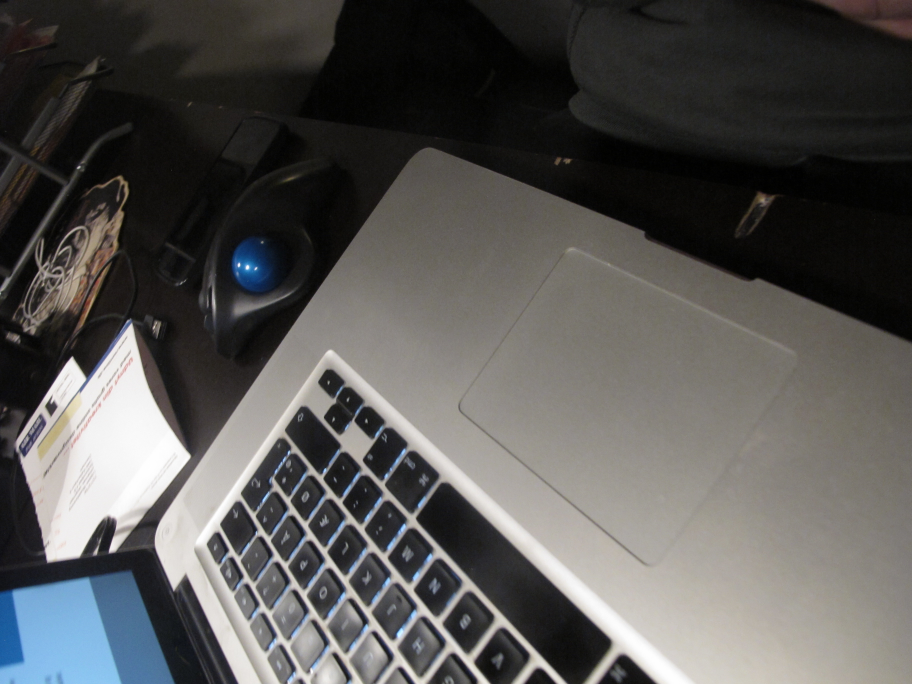
#> input picture photobooth/pics/IMG_0001 2.JPG, 3648 x 2736 px, given in place of test.jpg, which was not available (shown at 1/4 size)
$ python Printer.py 'pics/IMG_0001 2.JPG'   (Python 2 division)
#> lines starting #> are read from the running program, lines starting #| are printed output that depends on the picture; pictures that were not available may be replaced by others from this repository, and a replacement may not be noted
#!/usr/bin/env python
#coding=utf-8

import serial, time

#===========================================================#
# RASPBERRY PI (tested with Raspbian Jan 2012):
# - Ensure that ttyAMA0 is not used for serial console access:
# edit /boot/cmdline.txt (remove all name-value pairs containing
# ttyAMA0) and comment out last line in /etc/inittab.
# - Fix user permissions with "sudo usermod -a -G dialout pi"
# - Reboot
# - Ensure that the SERIALPORT setting is correct below
#
# BEAGLE BONE: v
# Mux settings (Ängström 2012.05, also work on ubuntu 12.04):
# echo 1 > /sys/kernel/debug/omap_mux/spi0_sclk
# echo 1 > /sys/kernel/debug/omap_mux/spi0_d0
#===========================================================#


class ThermalPrinter(object):
    """

        Thermal printing library that controls the "micro panel thermal printer" sold in
        shops like Adafruit and Sparkfun (e.g. http://www.adafruit.com/products/597).
        Mostly ported from Ladyada's Arduino library
        (https://github.com/adafruit/Adafruit-Thermal-Printer-Library) to run on
        BeagleBone and Raspberry Pi.

        Currently handles printing image data and text, but the rest of the
        built-in functionality like underlining and barcodes are trivial
        to port to Python when needed.

        If on BeagleBone or similar device, remember to set the mux settings
        or change the UART you are using. See the beginning of this file for
        default setup.

        Thanks to Matt Richardson for the initial pointers on controlling the
        device via Python.

        @author: Lauri Kainulainen

    """

    # default serial port for the Beagle Bone
    #SERIALPORT = '/dev/ttyO2'
    # this might work better on a Raspberry Pi
    SERIALPORT = '/dev/ttyAMA0'

    BAUDRATE = 19200
    TIMEOUT = 3

    # pixels with more color value (average for multiple channels) are counted as white
    # tweak this if your images appear too black or too white
    black_threshold = 48
    # pixels with less alpha than this are counted as white
    alpha_threshold = 127

    printer = None

    _ESC = chr(27)

    # These values (including printDensity and printBreaktime) are taken from
    # lazyatom's Adafruit-Thermal-Library branch and seem to work nicely with bitmap
    # images. Changes here can cause symptoms like images printing out as random text.
    # Play freely, but remember the working values.
    # https://github.com/adafruit/Adafruit-Thermal-Printer-Library/blob/0cc508a9566240e5e5bac0fa28714722875cae69/Thermal.cpp

    # Set "max heating dots", "heating time", "heating interval"
    # n1 = 0-255 Max printing dots, Unit (8dots), Default: 7 (64 dots)
    # n2 = 3-255 Heating time, Unit (10us), Default: 80 (800us)
    # n3 = 0-255 Heating interval, Unit (10us), Default: 2 (20us)
    # The more max heating dots, the more peak current will cost
    # when printing, the faster printing speed. The max heating
    # dots is 8*(n1+1). The more heating time, the more density,
    # but the slower printing speed. If heating time is too short,
    # blank page may occur. The more heating interval, the more
    # clear, but the slower printing speed.

    def __init__(self, heatTime=80, heatInterval=2, heatingDots=7, serialport=SERIALPORT):
#> further down, i is the input picture: PIL image 3648x2736 RGB; mean R, G, B 86.8, 85.8, 84.1
        self.printer = serial.Serial(serialport, self.BAUDRATE, timeout=self.TIMEOUT)
        self.printer.write(self._ESC) # ESC - command
        self.printer.write(chr(64)) # @   - initialize
        self.printer.write(self._ESC) # ESC - command
        self.printer.write(chr(55)) # 7   - print settings
        self.printer.write(chr(heatingDots))  # Heating dots (20=balance of darkness vs no jams) default = 20
        self.printer.write(chr(heatTime)) # heatTime Library default = 255 (max)
        self.printer.write(chr(heatInterval)) # Heat interval (500 uS = slower, but darker) default = 250

        # Description of print density from page 23 of the manual:
        # DC2 # n Set printing density
        # Decimal: 18 35 n
        # D4..D0 of n is used to set the printing density. Density is 50% + 5% * n(D4-D0) printing density.
        # D7..D5 of n is used to set the printing break time. Break time is n(D7-D5)*250us.
        printDensity = 15 # 120% (? can go higher, text is darker but fuzzy)
        printBreakTime = 15 # 500 uS
        self.printer.write(chr(18))
        self.printer.write(chr(35))
        self.printer.write(chr((printDensity << 4) | printBreakTime))

    def reset(self):
        self.printer.write(self._ESC)
        self.printer.write(chr(64))

    def linefeed(self):
        self.printer.write(chr(10))

    # [144 lines left out: functions justify, bold_off, bold_on, font_b_off, font_b_on, underline_off and 11 more, not called in this run]

    def convert_pixel_array_to_binary(self, pixels, w, h):
        """ Convert the pixel array into a black and white plain list of 1's and 0's
            width is enforced to 384 and padded with white if needed. """
        black_and_white_pixels = [1] * 384 * h
        if w > 384:
            print "Bitmap width too large: %s. Needs to be under 384" % w
            return False
        elif w < 384:
            print "Bitmap under 384 (%s), padding the rest with white" % w

        print "Bitmap size", w

        if type(pixels[0]) == int: # single channel
            print " => single channel"
            for i, p in enumerate(pixels):
                if p < self.black_threshold:
                    black_and_white_pixels[i % w + i / w * 384] = 0
                else:
                    black_and_white_pixels[i % w + i / w * 384] = 1
        elif type(pixels[0]) in (list, tuple) and len(pixels[0]) == 3: # RGB
            print " => RGB channel"
            for i, p in enumerate(pixels):
                if sum(p[0:2]) / 3.0 < self.black_threshold:
                    black_and_white_pixels[i % w + i / w * 384] = 0
                else:
                    black_and_white_pixels[i % w + i / w * 384] = 1
        elif type(pixels[0]) in (list, tuple) and len(pixels[0]) == 4: # RGBA
            print " => RGBA channel"
            for i, p in enumerate(pixels):
                if sum(p[0:2]) / 3.0 < self.black_threshold and p[3] > self.alpha_threshold:
                    black_and_white_pixels[i % w + i / w * 384] = 0
                else:
                    black_and_white_pixels[i % w + i / w * 384] = 1
        else:
            print "Unsupported pixels array type. Please send plain list (single channel, RGB or RGBA)"
            print "Type pixels[0]", type(pixels[0]), "haz", pixels[0]
            return False

        return black_and_white_pixels


    def print_bitmap(self, pixels, w, h, output_png=False):
        """ Best to use images that have a pixel width of 384 as this corresponds
            to the printer row width.

            pixels = a pixel array. RGBA, RGB, or one channel plain list of values (ranging from 0-255).
            w = width of image
            h = height of image
            if "output_png" is set, prints an "print_bitmap_output.png" in the same folder using the same
            thresholds as the actual printing commands. Useful for seeing if there are problems with the
            original image (this requires PIL).

            Example code with PIL:
                import Image, ImageDraw
                i = Image.open("lammas_grayscale-bw.png")
                data = list(i.getdata())
                w, h = i.size
                p.print_bitmap(data, w, h)
        """
        counter = 0
        if output_png:
            import Image, ImageDraw
            test_img = Image.new('RGB', (384, h))
            draw = ImageDraw.Draw(test_img)

        self.linefeed()
        print "binary start"
        black_and_white_pixels = self.convert_pixel_array_to_binary(pixels, w, h)
        print_bytes = []
        print "binary end"

        # read the bytes into an array
        for rowStart in xrange(0, h, 256):
            chunkHeight = 255 if (h - rowStart) > 255 else h - rowStart
            print_bytes += (18, 42, chunkHeight, 48)

            for i in xrange(0, 48 * chunkHeight, 1):
                # read one byte in
                byt = 0
                for xx in xrange(8):
                    pixel_value = black_and_white_pixels[counter]
                    counter += 1
                    # check if this is black
                    if pixel_value == 0:
                        byt += 1 << (7 - xx)
                        if output_png: draw.point((counter % 384, round(counter / 384)), fill=(0, 0, 0))
                    # it's white
                    else:
                        if output_png: draw.point((counter % 384, round(counter / 384)), fill=(255, 255, 255))

                print_bytes.append(byt)

        # output the array all at once to the printer
        # might be better to send while printing when dealing with
        # very large arrays...
        print "starting transmit"
        for b in print_bytes:
            self.printer.write(chr(b))

        if output_png:
            test_print = open('print-output.png', 'wb')
            test_img.save(test_print, 'PNG')
            print "output saved to %s" % test_print.name
            test_print.close()


    def resize(self,image):
        import ImageOps
        width,height=image.size
#> width = 3648; height = 2736

        image=image.crop(((width/2)-(height/2),0,(width/2)+(height/2),height))
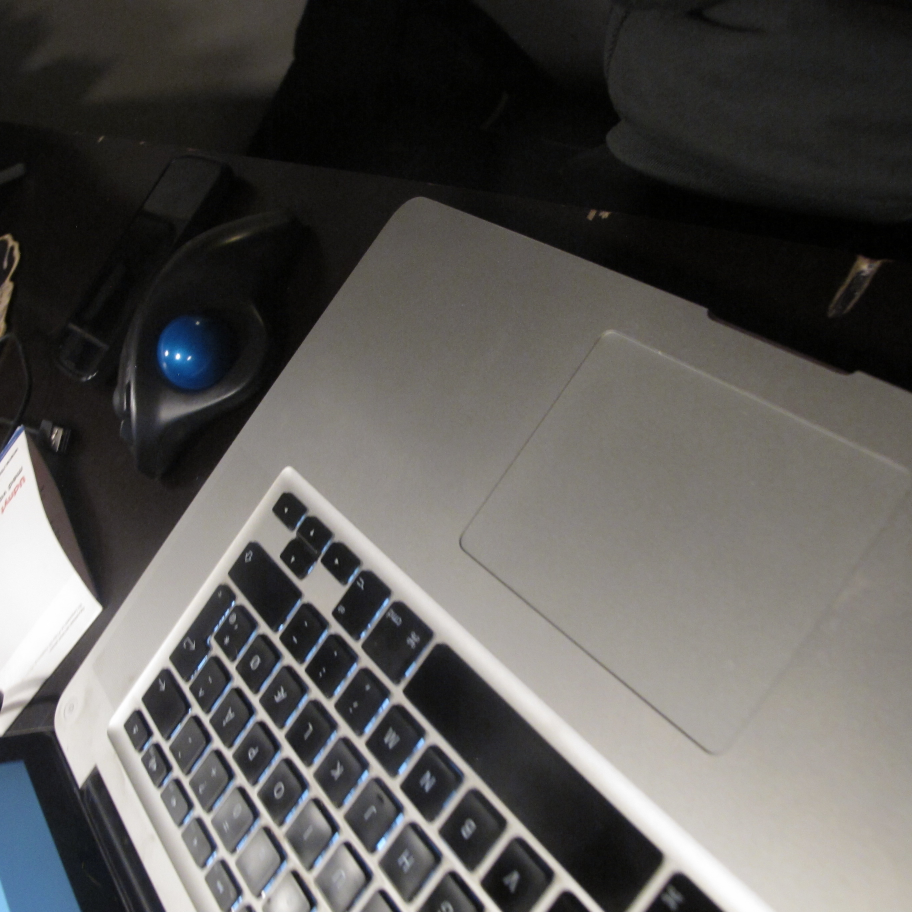
#> image: PIL image 2736x2736 RGB (shown at 1/3 size); mean R, G, B 88.8, 87.2, 84.9
        image=image.resize((384,384))
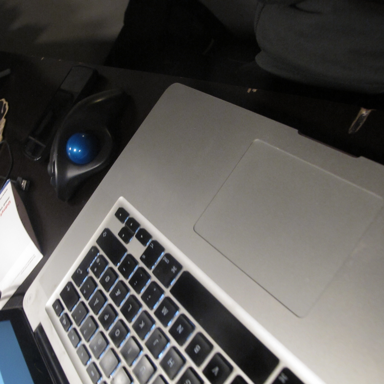
#> image: PIL image 384x384 RGB; mean R, G, B 88.8, 87.2, 84.9
        image=ImageOps.grayscale(image)
#> image: PIL image 384x384 L
        return image

    def raster(self,image):
        width,height=image.size
#> width = 384; height = 384

        img = image.convert('L')

        threshold = 255*[0] + 255*[255]
        print "starting to dither"
        for y in range(img.size[1]):
            for x in range(img.size[0]):

                old = img.getpixel((x, y))
                new = threshold[old]
                err = (old - new) >> 3 # divide by 8

                img.putpixel((x, y), new)
                nxy=(x+1,y)
                if nxy[0]<width:
                    img.putpixel(nxy,img.getpixel(nxy)+err)

                nxy=(x+2,y)
                if nxy[0]<width:
                    img.putpixel(nxy,img.getpixel(nxy)+err)

                nxy=(x-1,y+1)
                if nxy[0]>-1 and nxy[1]<height:
                    img.putpixel(nxy,img.getpixel(nxy)+err)

                nxy=(x,y+1)
                if nxy[1]<height:
                    img.putpixel(nxy,img.getpixel(nxy)+err)

                nxy=(x+1,y+1)
                if nxy[0]<width and nxy[1]<height:
                    img.putpixel(nxy,img.getpixel(nxy)+err)

                nxy=(x,y+2)
                if nxy[1]<height:
                    img.putpixel(nxy,img.getpixel(nxy)+err)

                '''

                for nxy in [(x+1, y), (x+2, y), (x-1, y+1), (x, y+1), (x+1, y+1), (x, y+2)]:
                    try:
                        img.putpixel(nxy, img.getpixel(nxy) + err)
                    except IndexError:
                        pass
                '''
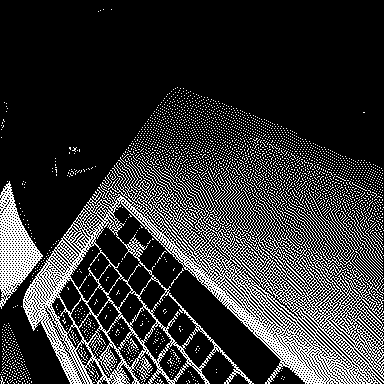
#> img: PIL image 384x384 L; 20.4% white in thin lines or dots
        print "finnished dithering"
        return img#.copy()

if __name__ == '__main__':
    import sys, os

    if len(sys.argv) == 2:
        serialport = sys.argv[1]
    else:
        serialport = ThermalPrinter.SERIALPORT

    if not os.path.exists(serialport):
        sys.exit("ERROR: Serial port not found at: %s" % serialport)

    print "Testing printer on port %s" % serialport
    p = ThermalPrinter(serialport=serialport)
    import Image, ImageDraw
    i = Image.open("test.jpg")
    i=p.resize(i)
    i=p.raster(i)
    data = list(i.getdata())
#> data = 147456 items
    w, h = i.size
#> w = 384; h = 384
    for i in range(4):
        p.print_bitmap(data, w, h, True)
        p.linefeed()
